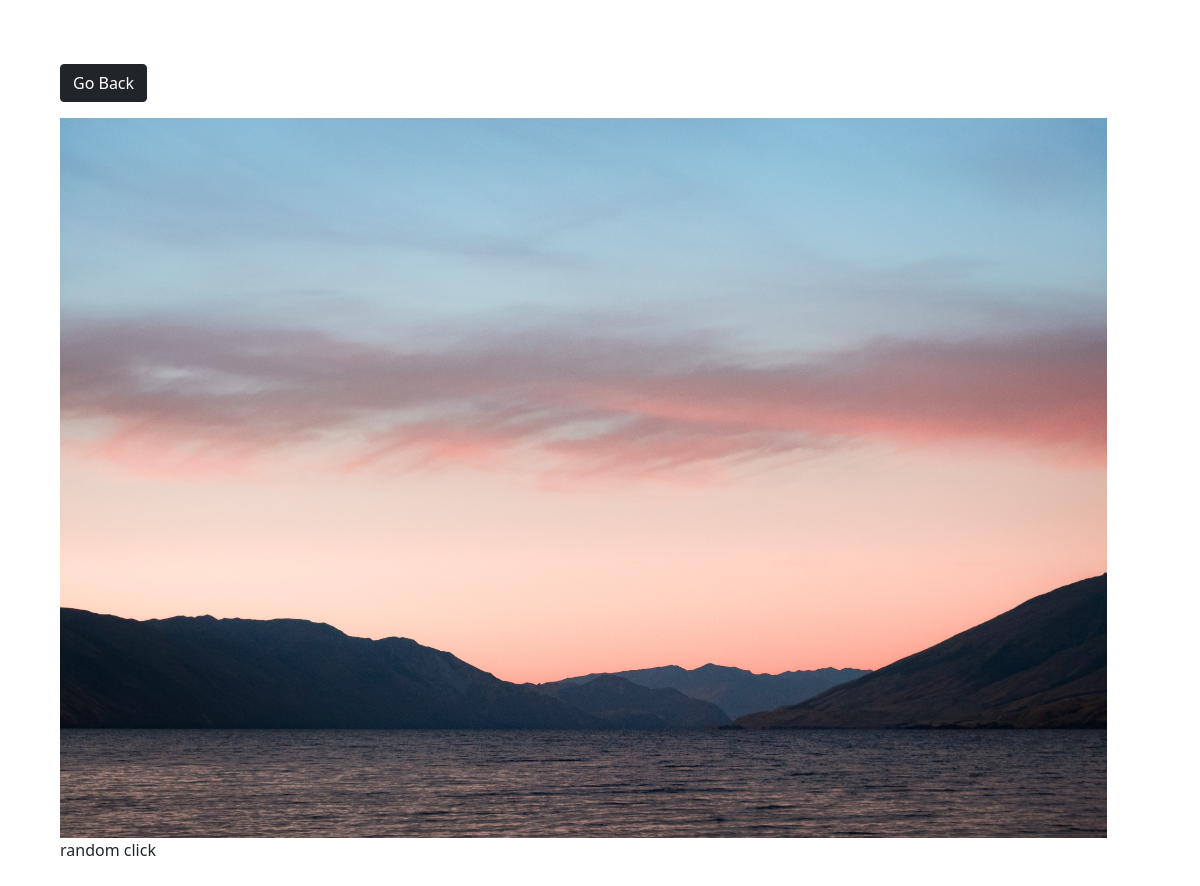
The app's page /photo/8/ (signed in) with its own data.
### photos/models.py (models this page shows, shortened)
class Photo(models.Model):
    class Meta:
        verbose_name = 'Photo'
        verbose_name_plural = 'Photos'
    category = models.ForeignKey(
        Category, on_delete=models.SET_NULL, null=True, blank=True)
    image = models.ImageField(null=False, blank=False)
    description = models.TextField()

### photos/views.py (the view)
# urls.py: path('photo/<str:pk>/', views.viewPhoto, name='photo'),
@login_required(login_url='login')
def viewPhoto(request, pk):
    photo = Photo.objects.get(id=pk)
    return render(request, 'photos/photo.html', {'photo': photo})

### photos/templates/photos/photo.html (shortened to what this page needs)
<!DOCTYPE html>
<html>
<head>
    <link href="https://cdn.jsdelivr.net/npm/bootstrap@5.0.0-beta1/dist/css/bootstrap.min.css" rel="stylesheet"
>
</head>
<body class="m-5">
    <div class="container">
        <div class="row justify-content-center">
            <div class="col">
                <a href="{% url 'gallery' %}" class="btn btn-dark my-3">Go Back</a>
                <div style="height: 90vh;">
                    <img style="max-width: 100%; max-height: 100%;" src="{{photo.image.url}}">
                    <p>{{photo.description}}</p>
                </div>
            </div>
        </div>
    </div>
</body>
</html>

### records on screen
Photo: image (picture), description "random click"
